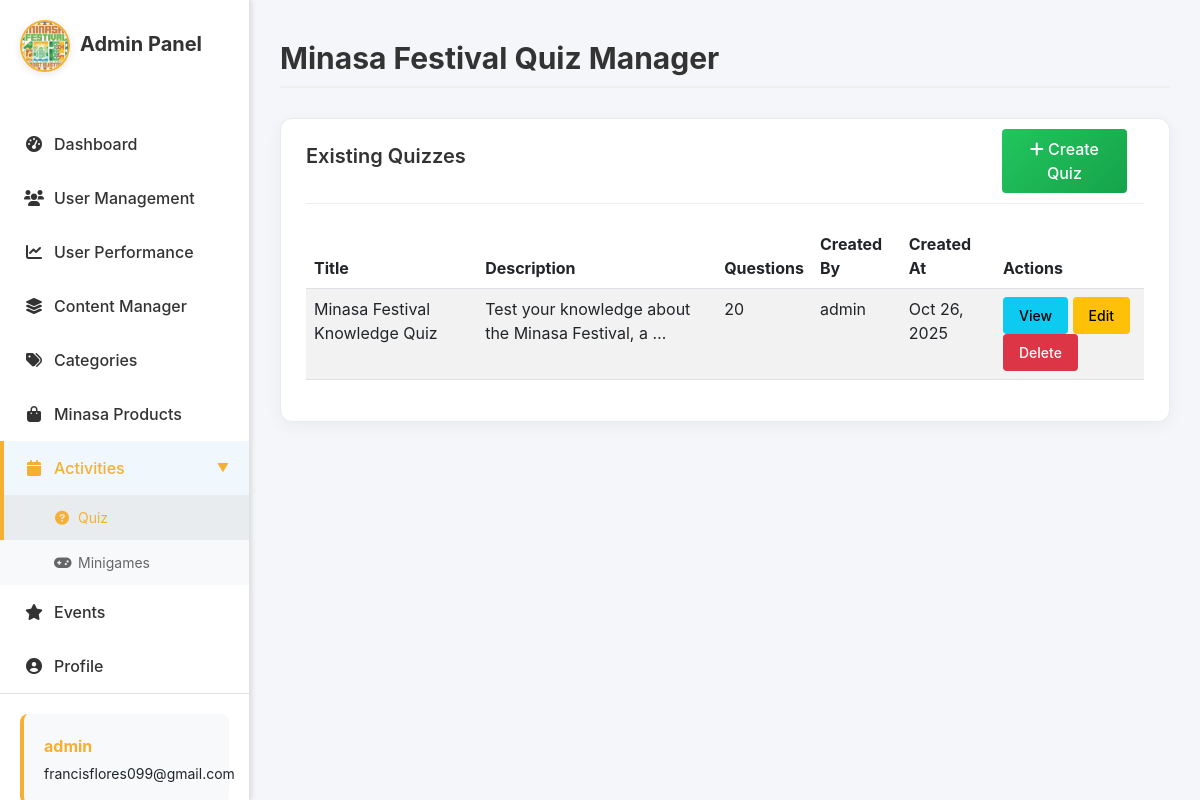
The app's page /adminpage/activities/ (signed in), older data.
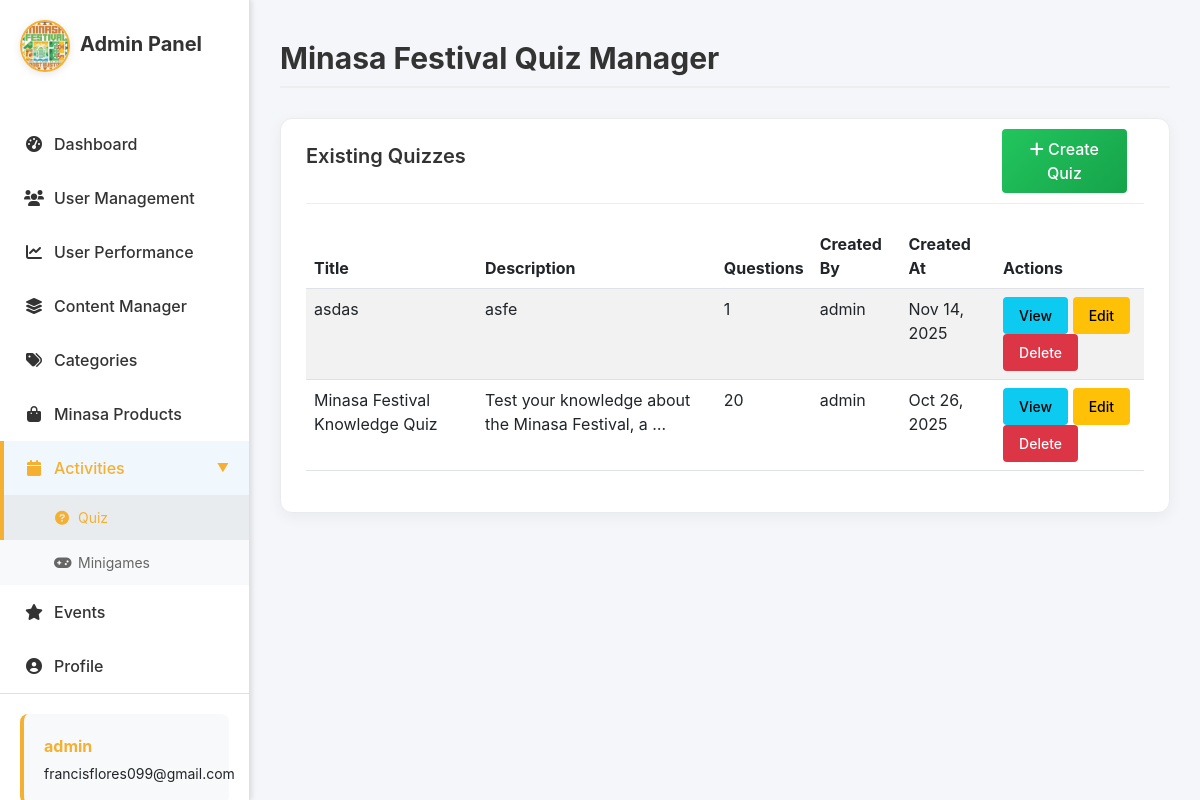
The same page, newer data.
### sections/models.py (models this page shows, shortened)
class Quiz(models.Model):
    title = models.CharField(max_length=200)
    description = models.TextField(blank=True, null=True)
    created_by = models.ForeignKey(User, on_delete=models.CASCADE)
    created_at = models.DateTimeField(auto_now_add=True)
    updated_at = models.DateTimeField(auto_now=True)
    class Meta:
        verbose_name = "Quiz"
        verbose_name_plural = "Quizzes"
        ordering = ['-created_at']

### sections/views.py (the view, shortened to what this page needs)
# urls.py: path('adminpage/activities/', views.adminpage_activities, name='adminpage-activities'),
@login_required
def adminpage_activities(request):
    if request.user.username == 'admin' or request.user.is_superuser:
        quizzes = Quiz.objects.all().order_by('-created_at')
        context = {
            'quizzes': quizzes,
        }
        return render(request, 'adminpage/adminpage-activities.html', context)
    return redirect('home')

### sections/templates/adminpage/adminpage-activities.html (shortened to what the changed rows need)
{% extends "users/base.html" %}
{% load static %}
{% block content %}
<link rel="stylesheet" href="{% static 'css/adminside.css' %}">
<div class="admin-sidebar">
    <div class="sidebar-header">
        <h2>Admin Panel</h2>
    </div>
</div>
<div class="admin-content">
    <div class="admin-header">
        <h1>Minasa Festival Quiz Manager</h1>
    </div>
    <div class="admin-panels">
        <section class="panel">
            <h2>Existing Quizzes<button style="width: 15%;margin-left: 83%; margin-top: -5%;" type="button" class="btn btn-primary" data-bs-toggle="modal" data-bs-target="#createQuizModal">
                <i class="fas fa-plus"></i> Create Quiz
            </button></h2>
            {% if quizzes %}
                <div class="table-responsive">
                    <table class="table table-striped">
                        <thead>
                            <tr>
                                <th>Title</th>
                                <th>Description</th>
                                <th>Questions</th>
                                <th>Created By</th>
                                <th>Created At</th>
                                <th>Actions</th>
                            </tr>
                        </thead>
                        <tbody>
                            {% for quiz in quizzes %}
                                <tr>
                                    <td>{{ quiz.title }}</td>
                                    <td>{{ quiz.description|truncatechars:50 }}</td>
                                    <td>{{ quiz.questions.count }}</td>
                                    <td>{{ quiz.created_by.username }}</td>
                                    <td>{{ quiz.created_at|date:"M d, Y" }}</td>
                                    <td>
                                        <a href="{% url 'quiz-view' quiz.id %}" class="btn btn-sm btn-info">View</a>
                                        <a href="{% url 'quiz-edit' quiz.id %}" class="btn btn-sm btn-warning">Edit</a>
                                        <a href="{% url 'quiz-delete' quiz.id %}" class="btn btn-sm btn-danger">Delete</a>
                                    </td>
                                </tr>
                            {% endfor %}
                        </tbody>
                    </table>
                </div>
            {% else %}
                <p class="text-muted">No quizzes created yet.</p>
            {% endif %}
        </section>
    </div>
</div>
{% endblock %}

Row changes from the older to the newer data that the page shows:
added Quiz: title "asdas", description "asfe", questions.count "1", created_by.username "admin", created_at "Nov 14, 2025"
